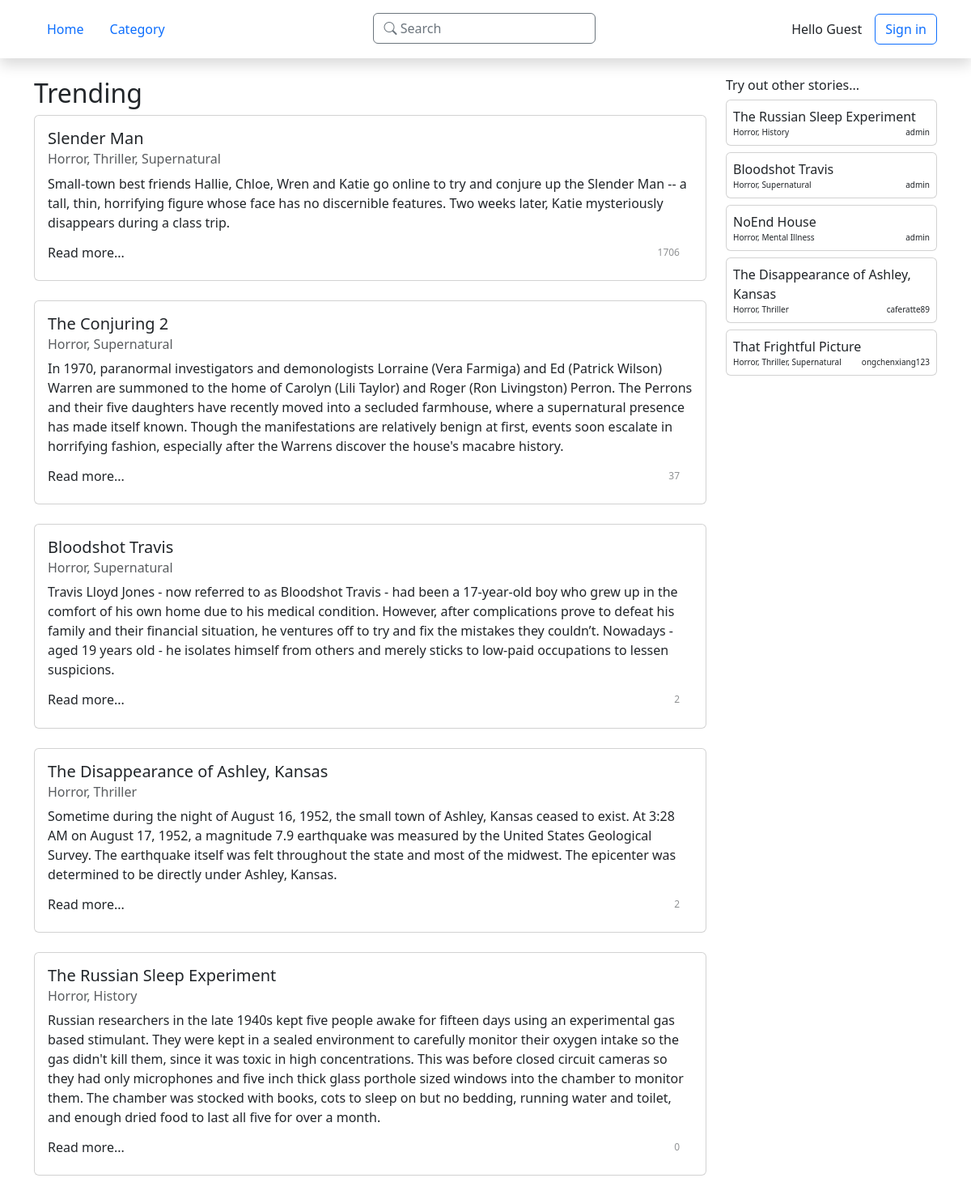
Before: /oldstimes/ with the older database file.
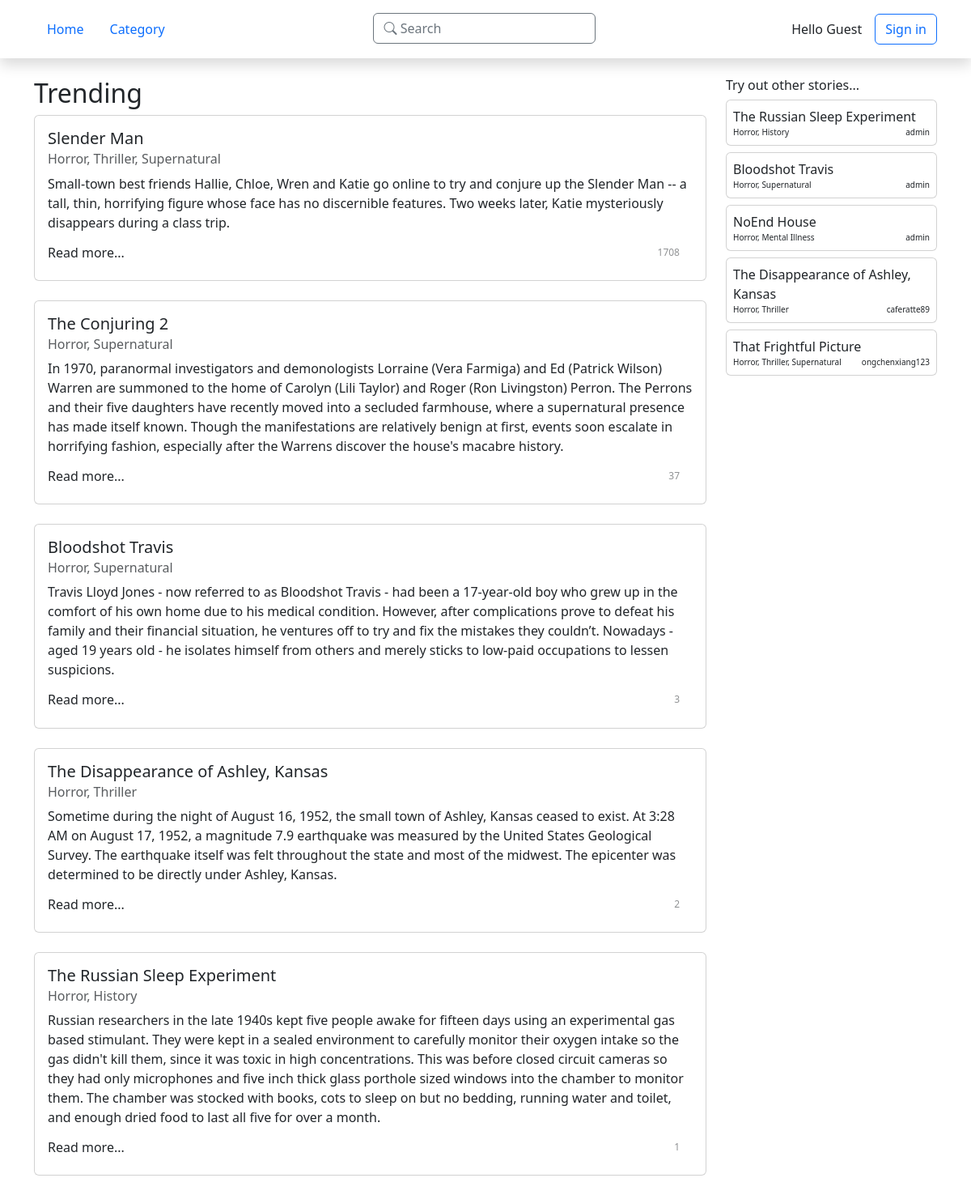
After: the same page with the newer database file.
### old_straits_times/models.py (models this page shows, shortened)
class Story(models.Model):
    title = models.CharField(max_length=50)
    author = models.ForeignKey(Author, on_delete=models.CASCADE)
    genre = models.ManyToManyField(Genre)
    abstract = models.TextField(max_length=250, blank=True,
                                   validators=[MaxLengthValidator(250)])
    date_published = models.DateTimeField('date published', auto_now_add=True)
    date_last_updated = models.DateTimeField('date last updated')
    views_in_week = models.IntegerField(default=0)
    views_total = models.IntegerField(default=0)
    content = RichTextField()
    def get_views_total(self):
        return f'{self.views_total:3}'
    def get_genre(self):
        return ", ".join([s.name for s in self.genre.all()])
    get_genre.short_description = 'Genre'

class Genre(models.Model):
    name = models.CharField(max_length=30)

class Author(AbstractUser):
    bio = RichTextField()
    country = models.CharField(max_length=60, default="", blank=True, null=True)
    avatar = ResizedImageField(size=[400,400],
                               default="avatars/none/default.png",
                               upload_to=path_and_rename,
                               null=True,
                               blank=True)
    social1 = models.CharField(max_length=120, default="", blank=True, null=True)
    social2 = models.CharField(max_length=120, default="", blank=True, null=True)
    social3 = models.CharField(max_length=120, default="", blank=True, null=True)
    social4 = models.CharField(max_length=120, default="", blank=True, null=True)

### old_straits_times/views.py (the view)
# urls.py: path('', views.index, name='index'),
def index(request):
    template_name = 'old_straits_times/index.html'
    trending_stories = Story.objects.order_by('-views_total')[:5]
    pks = Story.objects.values_list('pk', flat=True)
    random_pks = []
    if len(pks) <= 5:
        random_pks = pks
    else:
        while len(random_pks) != 5:
            random_pk = choice(pks)
            if random_pk not in random_pks:
                random_pks.append(random_pk)
    random_stories = Story.objects.filter(id__in=random_pks).order_by('date_last_updated')
    return render(request, template_name, {
        'trending_stories': trending_stories,
        'random_stories': random_stories
    })

### old_straits_times/templates/old_straits_times/index.html (shortened to what this page needs)
{% extends './base.html' %}
{% block content %}
      <div class="row gx-8">
            <div class="col-12 col-md-5 col-lg-4 col-xl-3 order-md-2">
                  <h6>Try out other stories...</h6>
                  <div class="row mb-4 mb-md-0 align-items-stretch gy-2">
                        {% for story in random_stories %}
                              <a class="text-muted text-decoration-none col-6 col-md-12" href="{% url 'oldstimes:story' story.id %}">
                                    <div class="card p-2 h-100 d-flex flex-column justify-content-between">
                                          <p class="mb-0">{{ story.title }}</p>
                                          <div class="fs-7.5 d-flex justify-content-between">
                                                <p class="mb-0">{{ story.get_genre }}</p>
                                                <p class="mb-0">{{ story.author.username }}</p>
                                          </div>
                                    </div>
                              </a>
                        {% endfor %}
                  </div>
            </div>
            <div class="col order-md-1">
                  <h2>Trending</h2>
                  <div class="row row-cols-1 gx-0 gy-4">
                        {% for story in trending_stories %}
                              <a class="text-muted text-decoration-none" href="{% url 'oldstimes:story' story.id %}">
                                    <div class="card">
                                          <div class="card-body">
                                                <h5 class="card-title">{{ story.title }}</h5>
                                                <h6 class="card-subtitle mb-2 text-muted">{{ story.get_genre }}</h6>
                                                <p class="card-text">{{ story.abstract }}</p>
                                                <div class="d-flex justify-content-between">
                                                      <h6>Read more...</h6>
                                                      <div class="d-flex text-body-tertiary ">
                                                            <p id='views' class="fs-7 mb-0">{{ story.get_views_total }}</p>
                                                      </div>
                                                </div>
                                          </div>
                                    </div>
                              </a>
                        {% endfor %}
                  </div>
            </div>
      </div>
{% endblock content %}

Changed rows visible on the page:
changed Story "The Russian Sleep Experiment": get_views_total "0" → "1"
changed Story "Bloodshot Travis": get_views_total "2" → "3"
changed Story "Slender Man": get_views_total "1706" → "1708"
